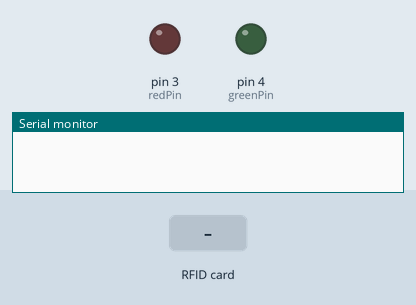
Recording of a sketch running on a simulated Arduino Uno, built with avr-gcc and run on an emulated ATmega328P. Parts: output pins drawn as LEDs (lit = HIGH), the last lines printed to the serial monitor. The test bench sets the inputs (shaded band). Pins used as bus, display or sensor lines are not drawn.

Above: at 1.2 s.
1.3 s: RFID card 5E 7A 19 C4 held to the reader
At 1.9 s:
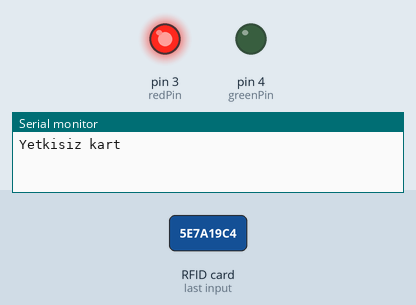
Timing chart, 0 to 5.8 s (numbered marks = the images above; inputs shaded):
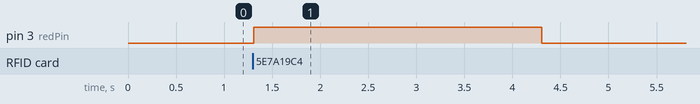

Measured:
- after the input at 1.3 s, pin 3 (redPin): LOW → HIGH at once, → LOW 3.0 s later

The sketch:

Kart_okuma.ino
```cpp
#include <MFRC522.h>
#include <SPI.h>


int RST_PIN = 9 ; // Haberlesme pinlerini tanimladik.
int SS_PIN = 10 ; // Haberlesme pinlerini tanimladik.
int redPin = 3 ; // kirmizi ledin bagli oldugu pin
int greenPin = 4 ; // yesil ledin bagli oldugu pin
MFRC522 rfid (SS_PIN, RST_PIN); // rfid objemizi olusturduk.
byte ID[4] = {25,119,80,71};

void setup()
{
  Serial. begin ( 9600 ); // seri monitoru baslattik.
  SPI. begin (); // haberlesmeyi baslattik
  rfid. PCD_Init (); // rfid baslattik
  pinMode (redPin, OUTPUT); // led pinlerimizi cikis pini yaptik
  pinMode (greenPin, OUTPUT);
}

void loop()  {

      if (! rfid. PICC_IsNewCardPresent())
        return ;
      if (! rfid. PICC_ReadCardSerial())
        return ;
      if (rfid. uid.uidByte[0] == ID[0] &&  rfid. uid.uidByte[1] == ID[1] && rfid. uid.uidByte[2] == ID[2] && rfid. uid.uidByte[3] == ID[3])
      {
      Serial.println("Kart yetkili");
       digitalWrite (greenPin, HIGH);
       digitalWrite (redPin, LOW);
       delay(1000);
         digitalWrite (greenPin, LOW);
       digitalWrite (redPin, LOW);
      ekranaYazdir();
      }
      else{
         digitalWrite (greenPin, LOW);
         digitalWrite (redPin, HIGH);
           Serial.print("Yetkisiz kart");
            delay(3000);
            digitalWrite (greenPin, LOW);
            digitalWrite (redPin, LOW);
           ekranaYazdir();
          }
          rfid.PICC_HaltA();
}
void ekranaYazdir(){
  Serial.print("ID Numarası : ");
    for(int sayac=0;sayac<4;sayac++)
    {
    Serial.print(rfid.uid.uidByte[sayac]);
    Serial.print("  ");
    }
Serial.println("");
}
```
